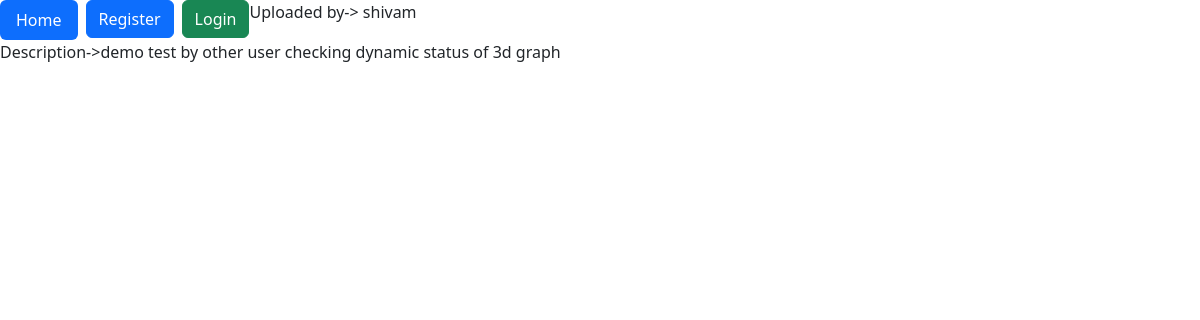
The page /share/2/see/ on the database its author committed.
### share/models.py (models this page shows, shortened)
class share(models.Model):
    ltype=[('Geo','Geographical Elevation visualization'),
           ('3d','3D scatter plot visualization')]
    user=models.ForeignKey(User,on_delete=models.CASCADE)
    text=models.TextField(max_length=240)
    created_at=models.DateTimeField(auto_now_add=True)
    link = models.URLField(max_length=200)
    updated_at=models.DateTimeField(auto_now=True)
    type_of_link=models.CharField(max_length=100,choices=ltype,default='3d')

### share/views.py (the view)
# urls.py: path('<int:share_id>/see/',views.see,name='see_data'),
def see(request,share_id):
    share_instance = get_object_or_404(share,pk=share_id)
    if share_instance.type_of_link == '3d':
        template_name = 'see_data.html'
    elif share_instance.type_of_link == 'Geo':
        template_name = 'see_data_second.html'
    return render(request, template_name, {'share_instance': share_instance})

### share/templates/see_data_second.html (shortened to what this page needs)
{% extends "layoutthird.html" %}
{% block uname %}{{share_instance.user.username}}{% endblock uname %}
{% block description %}{{share_instance.text}}{% endblock description %}

### templates/layoutthird.html (style rules this page uses)
body { margin: 0; padding: 0; width: 100vw; height: 100vh; }

### rows shown on the page
share: user.username "shivam", text "demo test by other user checking dynamic status of 3d graph"
